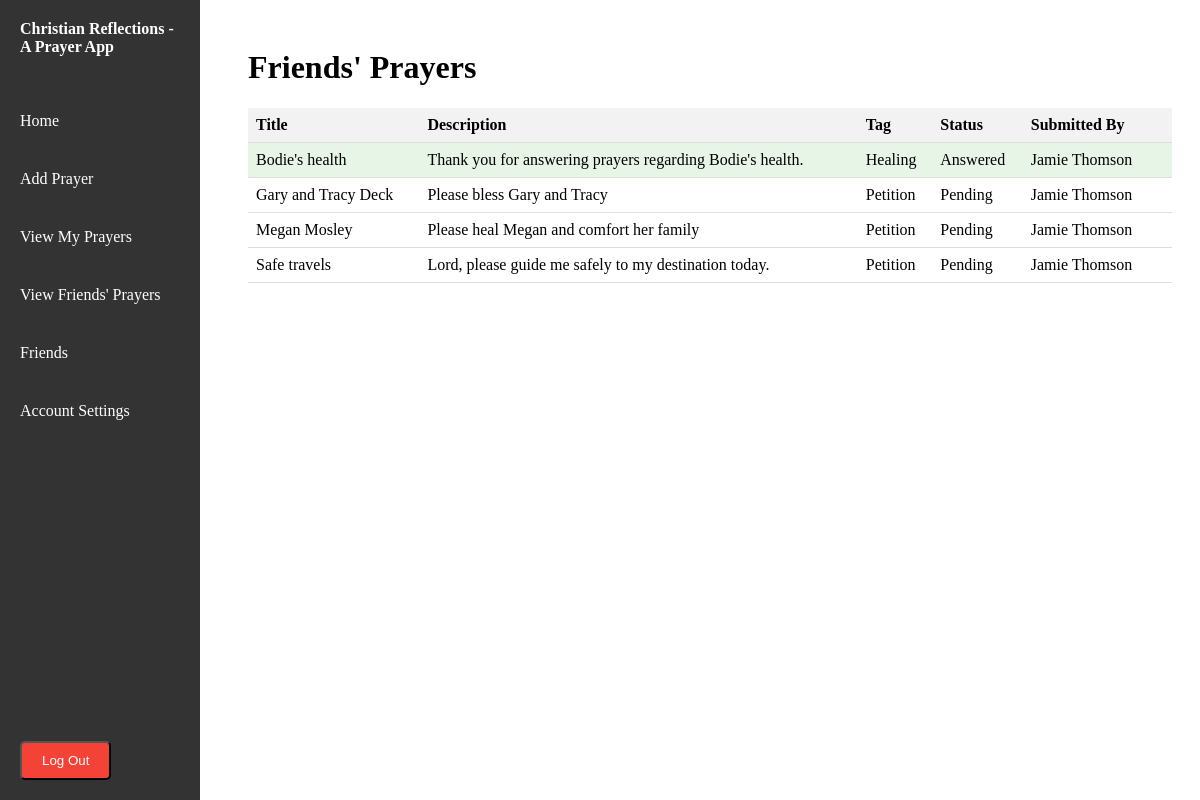
The page /friends_prayers (signed in) on the database its author committed.
### app.py (models this page shows, shortened)
class Prayer(db.Model):
    id = db.Column(db.Integer, primary_key=True)
    user_id = db.Column(db.Integer, db.ForeignKey('user.id'), nullable=False)
    title = db.Column(db.String(100),nullable=False)
    description = db.Column(db.String(256), nullable=False)
    answered = db.Column(db.Boolean, default=False)
    archived = db.Column(db.Boolean, default=False)
    created_at = db.Column(db.DateTime, default=current_utc_time)
    last_modified = db.Column(db.DateTime, default=current_utc_time, onupdate=current_utc_time)
    answered_at = db.Column(db.DateTime)
    tag_id = db.Column(db.Integer, db.ForeignKey('tag.id'), nullable=False)
    sunday = db.Column(db.Boolean, default=True)
    monday = db.Column(db.Boolean, default=True)
    tuesday = db.Column(db.Boolean, default=True)
    wednesday = db.Column(db.Boolean, default=True)
    thursday = db.Column(db.Boolean, default=True)
    friday = db.Column(db.Boolean, default=True)
    saturday = db.Column(db.Boolean, default=True)
    sharable = db.Column(db.Boolean, default=False)
    user = db.relationship('User', backref=db.backref('prayers', lazy=True))
    tag =  db.relationship('Tag', backref=db.backref('prayers', lazy=True))
    history = db.relationship('PrayerHistory', back_populates='prayer', cascade='all, delete-orphan')

class Tag(db.Model):
    id = db.Column(db.Integer, primary_key = True)
    name = db.Column(db.String(50), nullable = False, unique=True)

class User(db.Model):
    id = db.Column(db.Integer, primary_key=True)
    firstname = db.Column(db.String(100), nullable=False)
    lastname = db.Column(db.String(100), nullable=False)
    email = db.Column(db.String(100), unique = True, nullable=False)
    password = db.Column(db.String(128), nullable=False)
    timezone = db.Column(db.String(64), nullable=False, default='America/Chicago')
    thankfulness_length = db.Column(db.Integer, nullable=False,default=7)
    history = db.relationship('PrayerHistory', back_populates='user')

### app.py (the view)
@app.route('/friends_prayers',methods=['POST', 'GET'])
@login_required
def friends_prayers():
    friends_prayers_query = db.session.query(Prayer) \
        .join(User, Prayer.user_id == User.id) \
        .join(FriendRequest, and_(User.id == FriendRequest.sender_id, FriendRequest.status == 'Accepted')) \
        .filter(Prayer.sharable == True).filter(not_(User.id == current_user.id))
    page = request.args.get('page', 1, type=int)
    paginated_prayers = friends_prayers_query.paginate(page=page, per_page=DEFAULT_PER_PAGE, error_out=False)
    return render_template('friends_prayers.html', prayers=paginated_prayers, page_name='friends_prayers')

### app.py (called while the page is built)
@login_manager.user_loader
def load_user(user_id):
    return db.session.get(User,int(user_id))

### templates/friends_prayers.html (shortened to what this page needs)
{% extends 'base.html' %}
{% block content %}
    <h1>Friends' Prayers</h1>
    {% include 'common_prayer_tables.html' %}
{% endblock %}

### templates/common_prayer_tables.html (shortened to what this page needs)
<table class="prayer-table">
    <thead>
        <tr>
            <th>Title</th>
            <th>Description</th>
            <th>Tag</th>
            <th>Status</th>
            {% if page_name != 'view_prayers' %}
                <th>Submitted By</th>
            {% endif %}
            <th></th>
        </tr>
    </thead>
    <tbody>
        {% for prayer in prayers.items %}
            {% set row_class = "unprayed" %}
            {% if prayer in prayed_today_prayers %}
                {% set row_class = "prayed" %}
            {% endif %}
            {% if prayer.answered %}
                {% set row_class = row_class + "-answered" %}
            {% endif %}
            {% set row_class = row_class + "-row" %}
            <tr class="{{ row_class }}">
                <td>{{ prayer.title }}</td>
                <td>
                    {% if prayer.answered %}
                        Thank you for answering prayers regarding {{ prayer.title }}.
                    {% else %}
                        {{ prayer.description }}
                    {% endif %}
                </td>
                <td>{{ prayer.tag.name }}</td>
                <td>{{ "Answered" if prayer.answered else "Pending" }}</td>
                {% if page_name != 'view_prayers' %}
                    <td>
                        {% if prayer.user.id == current_user.id %}
                            Me
                        {% else %}
                            {{ prayer.user.firstname }} {{ prayer.user.lastname }}
                        {% endif %}
                    </td>
                {% endif %}
                <td>
                </td>
            </tr>
        {% endfor %}
    </tbody>
</table>

### static/css/styles.css (style rules this page uses)
.prayer-table { width:100%; border-collapse: collapse; margin-top: 20px; }
.prayer-table th, .prayer-table td { padding: 8px; text-align: left; border-bottom: 1px solid #ddd; }
.prayer-table th { background-color: #f2F2F2; }
.prayer-table td:nth-child(2) { white-space: nowrap; overflow: hidden; text-overflow: ellipsis; }
.unprayed-answered-row { background-color: #e6f5e6; }

### rows shown on the page
Prayer: title "Bodie's health", tag.name "Healing", answered "Answered", user.firstname "Jamie", user.lastname "Thomson"
Prayer: title "Gary and Tracy Deck", description "Please bless Gary and Tracy", tag.name "Petition", answered "Pending", user.firstname "Jamie", user.lastname "Thomson"
Prayer: title "Megan Mosley", description "Please heal Megan and comfort her family", tag.name "Petition", answered "Pending", user.firstname "Jamie", user.lastname "Thomson"
Prayer: title "Safe travels", description "Lord, please guide me safely to my destination today.", tag.name "Petition", answered "Pending", user.firstname "Jamie", user.lastname "Thomson"
